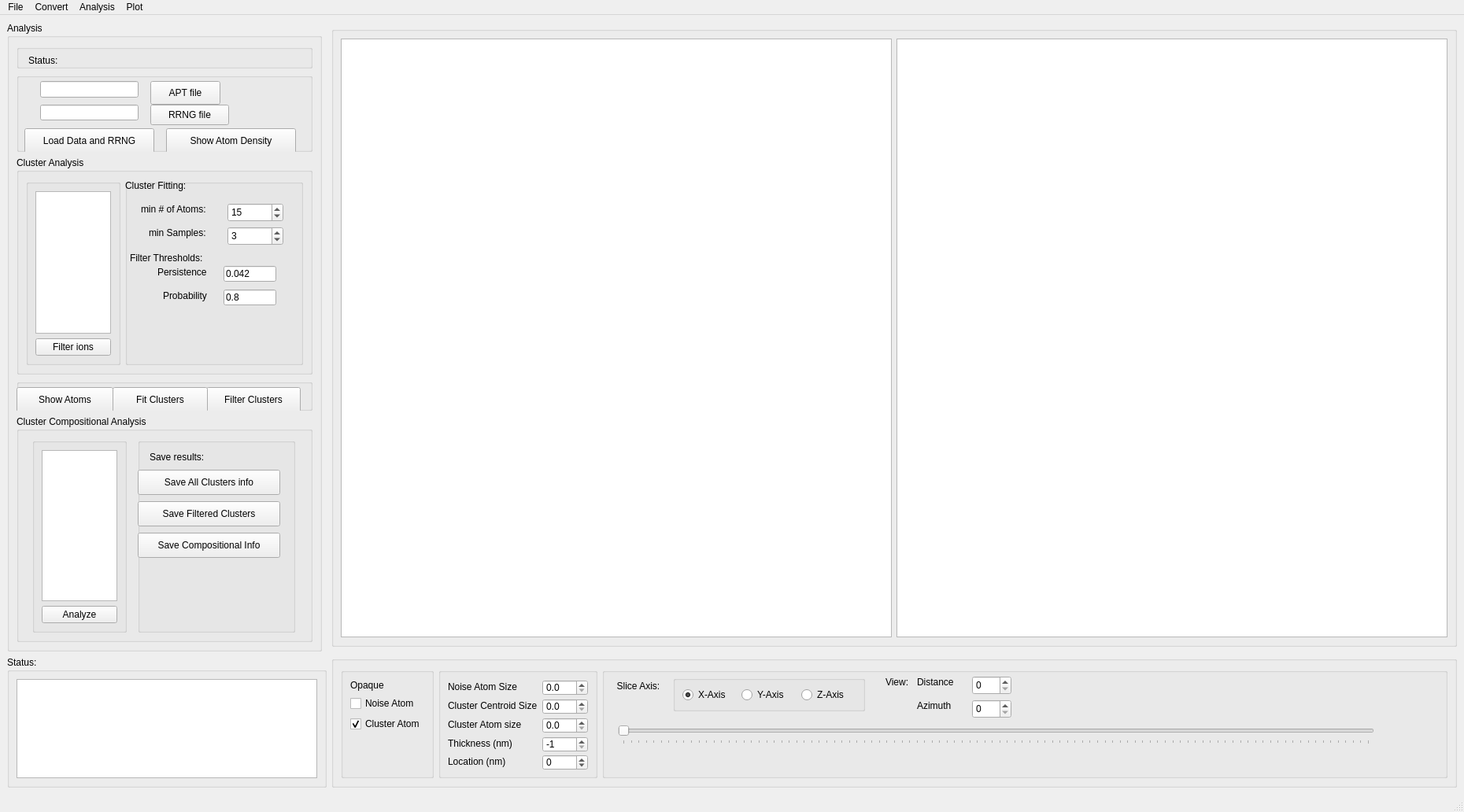
<?xml version="1.0" encoding="UTF-8"?>
<ui version="4.0">
 <class>MainWindow</class>
 <widget class="QMainWindow" name="MainWindow">
  <property name="geometry">
   <rect>
    <x>0</x>
    <y>0</y>
    <width>1860</width>
    <height>1027</height>
   </rect>
  </property>
  <property name="sizePolicy">
   <sizepolicy hsizetype="Preferred" vsizetype="Minimum">
    <horstretch>0</horstretch>
    <verstretch>0</verstretch>
   </sizepolicy>
  </property>
  <property name="maximumSize">
   <size>
    <width>1860</width>
    <height>1070</height>
   </size>
  </property>
  <property name="windowTitle">
   <string>MainWindow</string>
  </property>
  <widget class="QWidget" name="centralwidget">
   <property name="maximumSize">
    <size>
     <width>1860</width>
     <height>1025</height>
    </size>
   </property>
   <layout class="QGridLayout" name="gridLayout_5">
    <item row="3" column="0" colspan="2">
     <widget class="QGroupBox" name="groupBox_3">
      <property name="sizePolicy">
       <sizepolicy hsizetype="Expanding" vsizetype="Expanding">
        <horstretch>0</horstretch>
        <verstretch>0</verstretch>
       </sizepolicy>
      </property>
      <property name="maximumSize">
       <size>
        <width>900</width>
        <height>16777215</height>
       </size>
      </property>
      <property name="styleSheet">
       <string notr="true">font: 14pt &quot;.AppleSystemUIFont&quot;;</string>
      </property>
      <property name="title">
       <string>Status:</string>
      </property>
      <layout class="QVBoxLayout" name="verticalLayout_4">
       <item>
        <widget class="QPlainTextEdit" name="plainTextEdit_log"/>
       </item>
      </layout>
     </widget>
    </item>
    <item row="3" column="2">
     <widget class="QGroupBox" name="horizontalGroupBox">
      <property name="sizePolicy">
       <sizepolicy hsizetype="Minimum" vsizetype="Minimum">
        <horstretch>0</horstretch>
        <verstretch>0</verstretch>
       </sizepolicy>
      </property>
      <property name="maximumSize">
       <size>
        <width>16777215</width>
        <height>300</height>
       </size>
      </property>
      <layout class="QHBoxLayout" name="horizontalLayout_6">
       <item>
        <widget class="QGroupBox" name="formGroupBox">
         <property name="maximumSize">
          <size>
           <width>120</width>
           <height>150</height>
          </size>
         </property>
         <layout class="QFormLayout" name="formLayout_2">
          <property name="labelAlignment">
           <set>Qt::AlignLeading|Qt::AlignLeft|Qt::AlignVCenter</set>
          </property>
          <item row="1" column="0">
           <widget class="QLabel" name="label_15">
            <property name="text">
             <string>Opaque</string>
            </property>
           </widget>
          </item>
          <item row="2" column="0">
           <widget class="QCheckBox" name="checkBox_opaqueNoiseAtom">
            <property name="text">
             <string>Noise Atom</string>
            </property>
            <property name="checked">
             <bool>false</bool>
            </property>
           </widget>
          </item>
          <item row="3" column="0">
           <widget class="QCheckBox" name="checkBox_opaqueClusterAtom">
            <property name="text">
             <string>Cluster Atom</string>
            </property>
            <property name="checked">
             <bool>true</bool>
            </property>
           </widget>
          </item>
         </layout>
        </widget>
       </item>
       <item>
        <widget class="QGroupBox" name="formGroupBox">
         <property name="minimumSize">
          <size>
           <width>0</width>
           <height>120</height>
          </size>
         </property>
         <property name="maximumSize">
          <size>
           <width>220</width>
           <height>150</height>
          </size>
         </property>
         <layout class="QFormLayout" name="formLayout">
          <item row="3" column="0">
           <widget class="QLabel" name="label_12">
            <property name="text">
             <string>Cluster Atom size</string>
            </property>
           </widget>
          </item>
          <item row="4" column="0">
           <widget class="QLabel" name="label_5">
            <property name="minimumSize">
             <size>
              <width>50</width>
              <height>0</height>
             </size>
            </property>
            <property name="text">
             <string>Thickness (nm)</string>
            </property>
           </widget>
          </item>
          <item row="4" column="1">
           <widget class="QSpinBox" name="spinBox_sliceThickness">
            <property name="minimumSize">
             <size>
              <width>50</width>
              <height>20</height>
             </size>
            </property>
            <property name="minimum">
             <number>-1</number>
            </property>
            <property name="maximum">
             <number>9999</number>
            </property>
            <property name="value">
             <number>-1</number>
            </property>
           </widget>
          </item>
          <item row="5" column="0">
           <widget class="QLabel" name="label_6">
            <property name="text">
             <string>Location (nm)</string>
            </property>
           </widget>
          </item>
          <item row="1" column="0">
           <widget class="QLabel" name="label_10">
            <property name="text">
             <string>Noise Atom Size</string>
            </property>
           </widget>
          </item>
          <item row="5" column="1">
           <widget class="QSpinBox" name="spinBox_sliceLocation">
            <property name="minimumSize">
             <size>
              <width>50</width>
              <height>20</height>
             </size>
            </property>
            <property name="minimum">
             <number>-9999</number>
            </property>
            <property name="maximum">
             <number>9999</number>
            </property>
           </widget>
          </item>
          <item row="2" column="0">
           <widget class="QLabel" name="label_14">
            <property name="text">
             <string>Cluster Centroid Size</string>
            </property>
           </widget>
          </item>
          <item row="1" column="1">
           <widget class="QDoubleSpinBox" name="doubleSpinBox_atomSize">
            <property name="sizePolicy">
             <sizepolicy hsizetype="Minimum" vsizetype="Preferred">
              <horstretch>0</horstretch>
              <verstretch>0</verstretch>
             </sizepolicy>
            </property>
            <property name="minimumSize">
             <size>
              <width>50</width>
              <height>20</height>
             </size>
            </property>
            <property name="decimals">
             <number>1</number>
            </property>
            <property name="maximum">
             <double>50.000000000000000</double>
            </property>
           </widget>
          </item>
          <item row="2" column="1">
           <widget class="QDoubleSpinBox" name="doubleSpinBox_clusterCentroidSize">
            <property name="minimumSize">
             <size>
              <width>50</width>
              <height>20</height>
             </size>
            </property>
            <property name="decimals">
             <number>1</number>
            </property>
            <property name="maximum">
             <double>50.000000000000000</double>
            </property>
           </widget>
          </item>
          <item row="3" column="1">
           <widget class="QDoubleSpinBox" name="doubleSpinBox_clusterAtomSize">
            <property name="minimumSize">
             <size>
              <width>50</width>
              <height>20</height>
             </size>
            </property>
            <property name="decimals">
             <number>1</number>
            </property>
            <property name="maximum">
             <double>50.000000000000000</double>
            </property>
           </widget>
          </item>
         </layout>
        </widget>
       </item>
       <item>
        <widget class="QGroupBox" name="verticalGroupBox">
         <property name="sizePolicy">
          <sizepolicy hsizetype="Expanding" vsizetype="Preferred">
           <horstretch>0</horstretch>
           <verstretch>0</verstretch>
          </sizepolicy>
         </property>
         <property name="minimumSize">
          <size>
           <width>500</width>
           <height>120</height>
          </size>
         </property>
         <property name="maximumSize">
          <size>
           <width>16777215</width>
           <height>140</height>
          </size>
         </property>
         <widget class="QLabel" name="label_3">
          <property name="geometry">
           <rect>
            <x>15</x>
            <y>15</y>
            <width>62</width>
            <height>16</height>
           </rect>
          </property>
          <property name="sizePolicy">
           <sizepolicy hsizetype="Minimum" vsizetype="Minimum">
            <horstretch>0</horstretch>
            <verstretch>0</verstretch>
           </sizepolicy>
          </property>
          <property name="maximumSize">
           <size>
            <width>100</width>
            <height>200</height>
           </size>
          </property>
          <property name="toolTipDuration">
           <number>1</number>
          </property>
          <property name="text">
           <string>Slice Axis:</string>
          </property>
          <property name="alignment">
           <set>Qt::AlignCenter</set>
          </property>
         </widget>
         <widget class="QGroupBox" name="horizontalGroupBox_4">
          <property name="geometry">
           <rect>
            <x>90</x>
            <y>10</y>
            <width>244</width>
            <height>45</height>
           </rect>
          </property>
          <property name="sizePolicy">
           <sizepolicy hsizetype="Minimum" vsizetype="Minimum">
            <horstretch>0</horstretch>
            <verstretch>0</verstretch>
           </sizepolicy>
          </property>
          <property name="minimumSize">
           <size>
            <width>0</width>
            <height>40</height>
           </size>
          </property>
          <layout class="QHBoxLayout" name="horizontalLayout_5">
           <item>
            <widget class="QRadioButton" name="radioButton_xAxis">
             <property name="text">
              <string>X-Axis</string>
             </property>
             <property name="checked">
              <bool>true</bool>
             </property>
             <attribute name="buttonGroup">
              <string notr="true">buttonGroup</string>
             </attribute>
            </widget>
           </item>
           <item>
            <widget class="QRadioButton" name="radioButton_yAxis">
             <property name="text">
              <string>Y-Axis</string>
             </property>
             <attribute name="buttonGroup">
              <string notr="true">buttonGroup</string>
             </attribute>
            </widget>
           </item>
           <item>
            <widget class="QRadioButton" name="radioButton_zAxis">
             <property name="text">
              <string>Z-Axis</string>
             </property>
             <attribute name="buttonGroup">
              <string notr="true">buttonGroup</string>
             </attribute>
            </widget>
           </item>
          </layout>
         </widget>
         <widget class="QSlider" name="horizontalSlider_sliceLocation">
          <property name="geometry">
           <rect>
            <x>20</x>
            <y>70</y>
            <width>961</width>
            <height>27</height>
           </rect>
          </property>
          <property name="styleSheet">
           <string notr="true">font: 14pt &quot;.AppleSystemUIFont&quot;;</string>
          </property>
          <property name="orientation">
           <enum>Qt::Horizontal</enum>
          </property>
          <property name="tickPosition">
           <enum>QSlider::TicksBelow</enum>
          </property>
         </widget>
         <widget class="QLabel" name="label_minLocation">
          <property name="geometry">
           <rect>
            <x>20</x>
            <y>110</y>
            <width>50</width>
            <height>16</height>
           </rect>
          </property>
          <property name="sizePolicy">
           <sizepolicy hsizetype="Minimum" vsizetype="Minimum">
            <horstretch>0</horstretch>
            <verstretch>0</verstretch>
           </sizepolicy>
          </property>
          <property name="maximumSize">
           <size>
            <width>50</width>
            <height>50</height>
           </size>
          </property>
          <property name="text">
           <string/>
          </property>
          <property name="alignment">
           <set>Qt::AlignLeading|Qt::AlignLeft|Qt::AlignVCenter</set>
          </property>
         </widget>
         <widget class="QLabel" name="label_maxLocation">
          <property name="geometry">
           <rect>
            <x>950</x>
            <y>110</y>
            <width>50</width>
            <height>16</height>
           </rect>
          </property>
          <property name="sizePolicy">
           <sizepolicy hsizetype="Minimum" vsizetype="Minimum">
            <horstretch>0</horstretch>
            <verstretch>0</verstretch>
           </sizepolicy>
          </property>
          <property name="maximumSize">
           <size>
            <width>50</width>
            <height>50</height>
           </size>
          </property>
          <property name="text">
           <string/>
          </property>
         </widget>
         <widget class="QLabel" name="label_16">
          <property name="geometry">
           <rect>
            <x>360</x>
            <y>10</y>
            <width>60</width>
            <height>16</height>
           </rect>
          </property>
          <property name="text">
           <string>View:</string>
          </property>
         </widget>
         <widget class="QSpinBox" name="spinBox_viewDistance">
          <property name="geometry">
           <rect>
            <x>470</x>
            <y>10</y>
            <width>50</width>
            <height>24</height>
           </rect>
          </property>
          <property name="minimumSize">
           <size>
            <width>50</width>
            <height>20</height>
           </size>
          </property>
          <property name="maximum">
           <number>9999</number>
          </property>
         </widget>
         <widget class="QLabel" name="label_17">
          <property name="geometry">
           <rect>
            <x>400</x>
            <y>10</y>
            <width>60</width>
            <height>16</height>
           </rect>
          </property>
          <property name="text">
           <string>Distance</string>
          </property>
         </widget>
         <widget class="QLabel" name="label_18">
          <property name="geometry">
           <rect>
            <x>400</x>
            <y>40</y>
            <width>60</width>
            <height>16</height>
           </rect>
          </property>
          <property name="text">
           <string>Azimuth</string>
          </property>
         </widget>
         <widget class="QSpinBox" name="spinBox_viewAzimuth">
          <property name="geometry">
           <rect>
            <x>470</x>
            <y>40</y>
            <width>50</width>
            <height>24</height>
           </rect>
          </property>
          <property name="minimumSize">
           <size>
            <width>50</width>
            <height>20</height>
           </size>
          </property>
          <property name="maximum">
           <number>360</number>
          </property>
         </widget>
        </widget>
       </item>
      </layout>
     </widget>
    </item>
    <item row="0" column="0" rowspan="3">
     <widget class="QGroupBox" name="groupBox">
      <property name="sizePolicy">
       <sizepolicy hsizetype="Preferred" vsizetype="Minimum">
        <horstretch>0</horstretch>
        <verstretch>0</verstretch>
       </sizepolicy>
      </property>
      <property name="maximumSize">
       <size>
        <width>400</width>
        <height>800</height>
       </size>
      </property>
      <property name="styleSheet">
       <string notr="true">font: 14pt &quot;.AppleSystemUIFont&quot;;</string>
      </property>
      <property name="title">
       <string>Analysis</string>
      </property>
      <layout class="QGridLayout" name="gridLayout_2">
       <item row="13" column="0">
        <widget class="QGroupBox" name="groupBox_5">
         <property name="sizePolicy">
          <sizepolicy hsizetype="Minimum" vsizetype="Minimum">
           <horstretch>0</horstretch>
           <verstretch>0</verstretch>
          </sizepolicy>
         </property>
         <property name="maximumSize">
          <size>
           <width>400</width>
           <height>300</height>
          </size>
         </property>
         <property name="styleSheet">
          <string notr="true">font: 14pt &quot;.AppleSystemUIFont&quot;;</string>
         </property>
         <property name="title">
          <string>Cluster Compositional Analysis</string>
         </property>
         <layout class="QGridLayout" name="gridLayout_7">
          <item row="0" column="3">
           <widget class="QGroupBox" name="formGroupBox">
            <property name="maximumSize">
             <size>
              <width>200</width>
              <height>16777215</height>
             </size>
            </property>
            <widget class="QLabel" name="label_13">
             <property name="geometry">
              <rect>
               <x>15</x>
               <y>15</y>
               <width>121</width>
               <height>17</height>
              </rect>
             </property>
             <property name="text">
              <string>Save results:</string>
             </property>
            </widget>
            <widget class="QLabel" name="label_compositionStatus">
             <property name="geometry">
              <rect>
               <x>69</x>
               <y>15</y>
               <width>16</width>
               <height>17</height>
              </rect>
             </property>
             <property name="text">
              <string/>
             </property>
            </widget>
            <widget class="QPushButton" name="pushButton_saveAllClusterInfo">
             <property name="geometry">
              <rect>
               <x>0</x>
               <y>40</y>
               <width>181</width>
               <height>32</height>
              </rect>
             </property>
             <property name="text">
              <string>Save All Clusters info</string>
             </property>
            </widget>
            <widget class="QPushButton" name="pushButton_saveFilteredClustersInfo">
             <property name="geometry">
              <rect>
               <x>0</x>
               <y>80</y>
               <width>181</width>
               <height>32</height>
              </rect>
             </property>
             <property name="text">
              <string>Save Filtered Clusters</string>
             </property>
            </widget>
            <widget class="QPushButton" name="pushButton_saveCompositionalInfo">
             <property name="geometry">
              <rect>
               <x>0</x>
               <y>120</y>
               <width>181</width>
               <height>32</height>
              </rect>
             </property>
             <property name="text">
              <string>Save Compositional Info</string>
             </property>
            </widget>
           </widget>
          </item>
          <item row="0" column="1">
           <widget class="QGroupBox" name="verticalGroupBox">
            <property name="maximumSize">
             <size>
              <width>120</width>
              <height>16777215</height>
             </size>
            </property>
            <layout class="QVBoxLayout" name="verticalLayout_7">
             <item>
              <widget class="QListWidget" name="listWidget_ionSelectionForCompositonalAnalysis">
               <property name="maximumSize">
                <size>
                 <width>120</width>
                 <height>16777215</height>
                </size>
               </property>
               <property name="selectionMode">
                <enum>QAbstractItemView::MultiSelection</enum>
               </property>
              </widget>
             </item>
             <item>
              <widget class="QPushButton" name="pushButton_CompositionAnalysis">
               <property name="maximumSize">
                <size>
                 <width>120</width>
                 <height>16777215</height>
                </size>
               </property>
               <property name="text">
                <string>Analyze</string>
               </property>
              </widget>
             </item>
            </layout>
           </widget>
          </item>
         </layout>
        </widget>
       </item>
       <item row="1" column="0">
        <widget class="QGroupBox" name="formGroupBox">
         <property name="minimumSize">
          <size>
           <width>0</width>
           <height>30</height>
          </size>
         </property>
         <property name="maximumSize">
          <size>
           <width>16777215</width>
           <height>40</height>
          </size>
         </property>
         <widget class="QLabel" name="label_4">
          <property name="geometry">
           <rect>
            <x>15</x>
            <y>15</y>
            <width>162</width>
            <height>10</height>
           </rect>
          </property>
          <property name="maximumSize">
           <size>
            <width>16777215</width>
            <height>10</height>
           </size>
          </property>
          <property name="text">
           <string>Status:</string>
          </property>
         </widget>
         <widget class="QLabel" name="label_fileStatus">
          <property name="geometry">
           <rect>
            <x>185</x>
            <y>15</y>
            <width>161</width>
            <height>16</height>
           </rect>
          </property>
          <property name="minimumSize">
           <size>
            <width>8</width>
            <height>0</height>
           </size>
          </property>
          <property name="text">
           <string/>
          </property>
         </widget>
        </widget>
       </item>
       <item row="2" column="0">
        <widget class="QGroupBox" name="horizontalGroupBox">
         <property name="sizePolicy">
          <sizepolicy hsizetype="Minimum" vsizetype="Minimum">
           <horstretch>0</horstretch>
           <verstretch>0</verstretch>
          </sizepolicy>
         </property>
         <property name="minimumSize">
          <size>
           <width>0</width>
           <height>100</height>
          </size>
         </property>
         <property name="maximumSize">
          <size>
           <width>16777215</width>
           <height>120</height>
          </size>
         </property>
         <widget class="QPushButton" name="pushButton_loadData">
          <property name="geometry">
           <rect>
            <x>10</x>
            <y>70</y>
            <width>165</width>
            <height>32</height>
           </rect>
          </property>
          <property name="sizePolicy">
           <sizepolicy hsizetype="Minimum" vsizetype="Minimum">
            <horstretch>0</horstretch>
            <verstretch>0</verstretch>
           </sizepolicy>
          </property>
          <property name="minimumSize">
           <size>
            <width>0</width>
            <height>5</height>
           </size>
          </property>
          <property name="text">
           <string>Load Data and RRNG</string>
          </property>
         </widget>
         <widget class="QPushButton" name="pushButton_showAtomDensity">
          <property name="geometry">
           <rect>
            <x>190</x>
            <y>70</y>
            <width>165</width>
            <height>32</height>
           </rect>
          </property>
          <property name="sizePolicy">
           <sizepolicy hsizetype="Preferred" vsizetype="Preferred">
            <horstretch>0</horstretch>
            <verstretch>0</verstretch>
           </sizepolicy>
          </property>
          <property name="minimumSize">
           <size>
            <width>0</width>
            <height>5</height>
           </size>
          </property>
          <property name="text">
           <string>Show Atom Density</string>
          </property>
         </widget>
         <widget class="QPushButton" name="pushButton_openRRNG">
          <property name="geometry">
           <rect>
            <x>170</x>
            <y>40</y>
            <width>100</width>
            <height>26</height>
           </rect>
          </property>
          <property name="sizePolicy">
           <sizepolicy hsizetype="Minimum" vsizetype="Minimum">
            <horstretch>0</horstretch>
            <verstretch>20</verstretch>
           </sizepolicy>
          </property>
          <property name="text">
           <string>RRNG file</string>
          </property>
         </widget>
         <widget class="QPushButton" name="pushButton_openAPT">
          <property name="geometry">
           <rect>
            <x>170</x>
            <y>10</y>
            <width>89</width>
            <height>30</height>
           </rect>
          </property>
          <property name="sizePolicy">
           <sizepolicy hsizetype="Minimum" vsizetype="Minimum">
            <horstretch>0</horstretch>
            <verstretch>0</verstretch>
           </sizepolicy>
          </property>
          <property name="text">
           <string>APT file</string>
          </property>
         </widget>
         <widget class="QLineEdit" name="lineEdit_RRNG_filename">
          <property name="geometry">
           <rect>
            <x>30</x>
            <y>40</y>
            <width>125</width>
            <height>20</height>
           </rect>
          </property>
          <property name="sizePolicy">
           <sizepolicy hsizetype="Expanding" vsizetype="Expanding">
            <horstretch>0</horstretch>
            <verstretch>0</verstretch>
           </sizepolicy>
          </property>
          <property name="minimumSize">
           <size>
            <width>0</width>
            <height>20</height>
           </size>
          </property>
         </widget>
         <widget class="QLineEdit" name="lineEdit_pos_filename">
          <property name="geometry">
           <rect>
            <x>30</x>
            <y>10</y>
            <width>125</width>
            <height>21</height>
           </rect>
          </property>
          <property name="sizePolicy">
           <sizepolicy hsizetype="Expanding" vsizetype="Expanding">
            <horstretch>0</horstretch>
            <verstretch>0</verstretch>
           </sizepolicy>
          </property>
          <property name="minimumSize">
           <size>
            <width>0</width>
            <height>20</height>
           </size>
          </property>
         </widget>
        </widget>
       </item>
       <item row="3" column="0">
        <widget class="QGroupBox" name="horizontalGroupBox">
         <property name="minimumSize">
          <size>
           <width>0</width>
           <height>220</height>
          </size>
         </property>
         <property name="title">
          <string>Cluster Analysis</string>
         </property>
         <layout class="QHBoxLayout" name="horizontalLayout_4">
          <item>
           <widget class="QGroupBox" name="verticalGroupBox">
            <property name="sizePolicy">
             <sizepolicy hsizetype="Minimum" vsizetype="Minimum">
              <horstretch>0</horstretch>
              <verstretch>0</verstretch>
             </sizepolicy>
            </property>
            <property name="maximumSize">
             <size>
              <width>120</width>
              <height>300</height>
             </size>
            </property>
            <layout class="QVBoxLayout" name="verticalLayout_5">
             <item>
              <widget class="QListWidget" name="listWidget_ionSelection">
               <property name="selectionMode">
                <enum>QAbstractItemView::MultiSelection</enum>
               </property>
              </widget>
             </item>
             <item>
              <widget class="QPushButton" name="pushButton_filterIonClusterA">
               <property name="text">
                <string>Filter ions</string>
               </property>
              </widget>
             </item>
            </layout>
           </widget>
          </item>
          <item>
           <widget class="QGroupBox" name="formGroupBox_2">
            <property name="sizePolicy">
             <sizepolicy hsizetype="Maximum" vsizetype="Minimum">
              <horstretch>0</horstretch>
              <verstretch>0</verstretch>
             </sizepolicy>
            </property>
            <property name="maximumSize">
             <size>
              <width>250</width>
              <height>300</height>
             </size>
            </property>
            <widget class="QLabel" name="label_11">
             <property name="geometry">
              <rect>
               <x>6</x>
               <y>90</y>
               <width>111</width>
               <height>20</height>
              </rect>
             </property>
             <property name="text">
              <string>Filter Thresholds:</string>
             </property>
            </widget>
            <widget class="QLabel" name="label">
             <property name="geometry">
              <rect>
               <x>41</x>
               <y>110</y>
               <width>76</width>
               <height>16</height>
              </rect>
             </property>
             <property name="text">
              <string>Persistence</string>
             </property>
            </widget>
            <widget class="QLineEdit" name="lineEdit_persistenceThreshold">
             <property name="geometry">
              <rect>
               <x>125</x>
               <y>110</y>
               <width>67</width>
               <height>20</height>
              </rect>
             </property>
             <property name="minimumSize">
              <size>
               <width>0</width>
               <height>20</height>
              </size>
             </property>
             <property name="maximumSize">
              <size>
               <width>80</width>
               <height>16777215</height>
              </size>
             </property>
             <property name="text">
              <string>0.042</string>
             </property>
            </widget>
            <widget class="QLabel" name="label_7">
             <property name="geometry">
              <rect>
               <x>48</x>
               <y>140</y>
               <width>69</width>
               <height>16</height>
              </rect>
             </property>
             <property name="text">
              <string>Probability</string>
             </property>
            </widget>
            <widget class="QLineEdit" name="lineEdit_probabilityThreshold">
             <property name="geometry">
              <rect>
               <x>125</x>
               <y>140</y>
               <width>67</width>
               <height>20</height>
              </rect>
             </property>
             <property name="minimumSize">
              <size>
               <width>0</width>
               <height>20</height>
              </size>
             </property>
             <property name="maximumSize">
              <size>
               <width>80</width>
               <height>16777215</height>
              </size>
             </property>
             <property name="text">
              <string>0.8</string>
             </property>
            </widget>
            <widget class="QLabel" name="label_clusterStatus">
             <property name="geometry">
              <rect>
               <x>128</x>
               <y>136</y>
               <width>16</width>
               <height>16</height>
              </rect>
             </property>
             <property name="text">
              <string/>
             </property>
            </widget>
            <widget class="QLabel" name="label_8">
             <property name="geometry">
              <rect>
               <x>20</x>
               <y>30</y>
               <width>105</width>
               <height>16</height>
              </rect>
             </property>
             <property name="text">
              <string>min # of Atoms:</string>
             </property>
            </widget>
            <widget class="QLabel" name="label_9">
             <property name="geometry">
              <rect>
               <x>30</x>
               <y>60</y>
               <width>91</width>
               <height>16</height>
              </rect>
             </property>
             <property name="text">
              <string>min Samples:</string>
             </property>
            </widget>
            <widget class="QLabel" name="label_2">
             <property name="geometry">
              <rect>
               <x>0</x>
               <y>0</y>
               <width>101</width>
               <height>16</height>
              </rect>
             </property>
             <property name="text">
              <string>Cluster Fitting:</string>
             </property>
            </widget>
            <widget class="QSpinBox" name="spinBox_minClusterSize">
             <property name="geometry">
              <rect>
               <x>130</x>
               <y>30</y>
               <width>71</width>
               <height>24</height>
              </rect>
             </property>
             <property name="minimumSize">
              <size>
               <width>0</width>
               <height>20</height>
              </size>
             </property>
             <property name="maximumSize">
              <size>
               <width>80</width>
               <height>16777215</height>
              </size>
             </property>
             <property name="minimum">
              <number>1</number>
             </property>
             <property name="maximum">
              <number>9999</number>
             </property>
             <property name="value">
              <number>15</number>
             </property>
            </widget>
            <widget class="QSpinBox" name="spinBox_minSamples">
             <property name="geometry">
              <rect>
               <x>130</x>
               <y>60</y>
               <width>71</width>
               <height>24</height>
              </rect>
             </property>
             <property name="minimum">
              <number>1</number>
             </property>
             <property name="value">
              <number>3</number>
             </property>
            </widget>
           </widget>
          </item>
         </layout>
        </widget>
       </item>
       <item row="4" column="0">
        <widget class="QGroupBox" name="horizontalGroupBox">
         <property name="sizePolicy">
          <sizepolicy hsizetype="Preferred" vsizetype="Minimum">
           <horstretch>0</horstretch>
           <verstretch>0</verstretch>
          </sizepolicy>
         </property>
         <property name="minimumSize">
          <size>
           <width>100</width>
           <height>40</height>
          </size>
         </property>
         <widget class="QPushButton" name="pushButton_showAtoms">
          <property name="geometry">
           <rect>
            <x>0</x>
            <y>10</y>
            <width>123</width>
            <height>32</height>
           </rect>
          </property>
          <property name="sizePolicy">
           <sizepolicy hsizetype="Minimum" vsizetype="Minimum">
            <horstretch>0</horstretch>
            <verstretch>0</verstretch>
           </sizepolicy>
          </property>
          <property name="minimumSize">
           <size>
            <width>50</width>
            <height>0</height>
           </size>
          </property>
          <property name="text">
           <string>Show Atoms</string>
          </property>
         </widget>
         <widget class="QPushButton" name="pushButton_filterClusters">
          <property name="geometry">
           <rect>
            <x>241</x>
            <y>10</y>
            <width>120</width>
            <height>32</height>
           </rect>
          </property>
          <property name="minimumSize">
           <size>
            <width>60</width>
            <height>0</height>
           </size>
          </property>
          <property name="maximumSize">
           <size>
            <width>120</width>
            <height>16777215</height>
           </size>
          </property>
          <property name="text">
           <string>Filter Clusters</string>
          </property>
         </widget>
         <widget class="QPushButton" name="pushButton_fitClusters">
          <property name="geometry">
           <rect>
            <x>122</x>
            <y>10</y>
            <width>121</width>
            <height>32</height>
           </rect>
          </property>
          <property name="text">
           <string>Fit Clusters</string>
          </property>
         </widget>
        </widget>
       </item>
      </layout>
     </widget>
    </item>
    <item row="1" column="2">
     <widget class="QGroupBox" name="gridGroupBox_2">
      <property name="sizePolicy">
       <sizepolicy hsizetype="Expanding" vsizetype="Expanding">
        <horstretch>0</horstretch>
        <verstretch>0</verstretch>
       </sizepolicy>
      </property>
      <property name="minimumSize">
       <size>
        <width>300</width>
        <height>400</height>
       </size>
      </property>
      <property name="maximumSize">
       <size>
        <width>16666666</width>
        <height>1500</height>
       </size>
      </property>
      <layout class="QGridLayout" name="gridLayout_3">
       <item row="0" column="1">
        <widget class="GLViewWidget" name="graphicsView">
         <property name="sizePolicy">
          <sizepolicy hsizetype="Expanding" vsizetype="Expanding">
           <horstretch>50</horstretch>
           <verstretch>50</verstretch>
          </sizepolicy>
         </property>
         <property name="minimumSize">
          <size>
           <width>300</width>
           <height>300</height>
          </size>
         </property>
         <property name="maximumSize">
          <size>
           <width>16777215</width>
           <height>1500</height>
          </size>
         </property>
        </widget>
       </item>
       <item row="0" column="0">
        <widget class="MplWidget" name="gV_MplWidget">
         <property name="minimumSize">
          <size>
           <width>700</width>
           <height>300</height>
          </size>
         </property>
        </widget>
       </item>
      </layout>
     </widget>
    </item>
   </layout>
  </widget>
  <widget class="QMenuBar" name="menubar">
   <property name="geometry">
    <rect>
     <x>0</x>
     <y>0</y>
     <width>1860</width>
     <height>24</height>
    </rect>
   </property>
   <widget class="QMenu" name="menuFile">
    <property name="title">
     <string>File</string>
    </property>
    <addaction name="separator"/>
    <addaction name="actionOpenAPT"/>
    <addaction name="actionOpen_RRNG"/>
    <addaction name="separator"/>
    <addaction name="actionSave"/>
   </widget>
   <widget class="QMenu" name="menuConvert">
    <property name="title">
     <string>Convert</string>
    </property>
    <addaction name="separator"/>
    <addaction name="actionAPT_to_POS"/>
   </widget>
   <widget class="QMenu" name="menuAnalysis">
    <property name="title">
     <string>Analysis</string>
    </property>
    <addaction name="actionAtom_Density"/>
    <addaction name="actionCluster_Analysis_2"/>
    <addaction name="actionCompositional_Analysis_2"/>
   </widget>
   <widget class="QMenu" name="menuPlot">
    <property name="title">
     <string>Plot</string>
    </property>
   </widget>
   <addaction name="menuFile"/>
   <addaction name="menuConvert"/>
   <addaction name="menuAnalysis"/>
   <addaction name="menuPlot"/>
  </widget>
  <widget class="QStatusBar" name="statusbar"/>
  <action name="actionOpenAPT">
   <property name="text">
    <string>Open APT</string>
   </property>
  </action>
  <action name="actionAPT_to_POS">
   <property name="text">
    <string>APT to POS</string>
   </property>
  </action>
  <action name="actionOpen_RRNG">
   <property name="text">
    <string>Open RRNG</string>
   </property>
  </action>
  <action name="actionSave">
   <property name="text">
    <string>Save</string>
   </property>
  </action>
  <action name="actionCluster_Analysis">
   <property name="text">
    <string>Cluster Analysis</string>
   </property>
  </action>
  <action name="actionCompositional_Analysis">
   <property name="text">
    <string>Compositional Analysis</string>
   </property>
  </action>
  <action name="actionAtom_Density">
   <property name="text">
    <string>Atom Density</string>
   </property>
  </action>
  <action name="actionCluster_Analysis_2">
   <property name="text">
    <string>Cluster Analysis</string>
   </property>
  </action>
  <action name="actionCompositional_Analysis_2">
   <property name="text">
    <string>Compositional Analysis</string>
   </property>
  </action>
 </widget>
 <customwidgets>
  <customwidget>
   <class>GLViewWidget</class>
   <extends>QGraphicsView</extends>
   <header>pyqtgraph.opengl</header>
  </customwidget>
  <customwidget>
   <class>MplWidget</class>
   <extends>QGraphicsView</extends>
   <header>aptca.GUI.mplwidget</header>
  </customwidget>
 </customwidgets>
 <resources/>
 <connections/>
 <buttongroups>
  <buttongroup name="buttonGroup"/>
 </buttongroups>
</ui>
